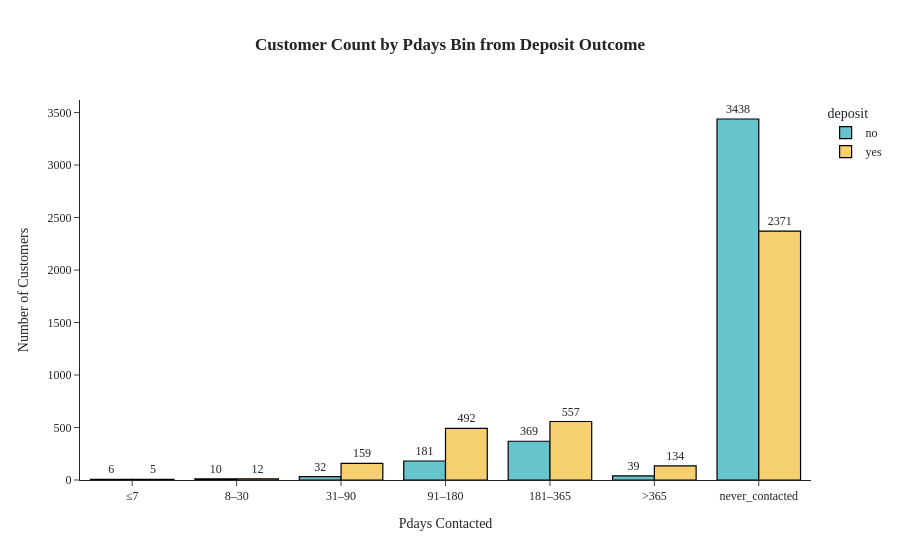

The notebook cell saved with this chart:
### Markdown cell above
**Output Analisis `pdays_contacted` terhadap `deposit`:**


1.  **Kelompok `pdays_contacted = 0` (Belum Pernah Dihubungi):**
    *   **Jumlah:** 3438 nasabah tidak deposit (`no`) dan 2371 nasabah melakukan deposit (`yes`).
    *   Hanya sekitar **40.82%** dari nasabah di kelompok ini yang melakukan deposit. Sisanya, sekitar 59.18%, tidak melakukan deposit.
    *   Kelompok nasabah yang belum pernah dihubungi sebelumnya, memiliki tingkat konversi yang relatif rendah. Hal ini terjadi mungkin karena mereka belum familiar dengan bank atau produk deposito. Untuk mengkonversi nasabah di segmen ini membutuhkan upaya pemasaran yang lebih intensif atau penawaran yang lebih menarik untuk membangun kepercayaan dan minat awal.

2.  **Kelompok `pdays_contacted = 1` (Sudah Pernah Dihubungi):**
    *   **Jumlah:** 1359 nasabah melakukan deposit (`yes`) dan 637 nasabah tidak deposit (`no`).
    *   Sebanyak **68.09%** dari nasabah di kelompok ini melakukan deposit, jauh lebih tinggi dibandingkan kelompok yang belum pernah dihubungi. Hanya sekitar 31.91% yang tidak melakukan deposit.
    *   Nasabah yang sudah pernah dihubungi sebelumnya memiliki kemungkinan jauh lebih tinggi untuk melakukan deposit. Ini mengindikasikan bahwa riwayat kontak sebelumnya telah membangun *awareness* atau potensi minat pada produk bank.

### Code cell
# tabel distribusi
print("Distribusi jumlah customer berdasarkan Pdays Bin terhadap Deposit:")
jumlah_pdays_bin = df_eda.groupby('pdays_bin')['deposit'].value_counts()
proporsi_pdays_bin = df_eda.groupby('pdays_bin')['deposit'].value_counts(normalize=True)
display(pd.DataFrame({'Jumlah': jumlah_pdays_bin, 'Proporsi': proporsi_pdays_bin}))

# visualisasi bar chart
pdyas_bin_deposit_counts = df_eda.groupby(['pdays_bin', 'deposit']).size().reset_index(name='count')

fig_pdays_bin = px.bar(pdyas_bin_deposit_counts, x='pdays_bin', y='count', color='deposit', barmode='group',
             text='count', title='<b>Customer Count by Pdays Bin from Deposit Outcome',
             template='simple_white', color_discrete_sequence=px.colors.qualitative.Pastel)
fig_pdays_bin.update_traces(marker=dict(line=dict(color='#000000', width=1.2)), textposition='outside')
fig_pdays_bin.update_layout(xaxis_title='Pdays Contacted',
                  yaxis_title='Number of Customers',
                  title_x=0.5,
                  font_family="Times New Roman",
                  title_font_family="Times New Roman")
display(fig_pdays_bin.show())

### Figure 1 — Plotly figure (JSON) as saved in the notebook; plotly's stock layout.template omitted (floating-point values rounded to 4 significant figures)
{"data": [{"alignmentgroup": "True", "hovertemplate": "deposit=no<br>pdays_bin=%{x}<br>count=%{text}<extra></extra>", "legendgroup": "no", "marker": {"color": "rgb(102, 197, 204)", "line": {"color": "#000000", "width": 1.2}, "pattern": {"shape": ""}}, "name": "no", "offsetgroup": "no", "orientation": "v", "showlegend": true, "text": [6.0, 10.0, 32.0, 181.0, 369.0, 39.0, 3438.0], "textposition": "outside", "type": "bar", "x": ["≤7", "8–30", "31–90", "91–180", "181–365", ">365", "never_contacted"], "xaxis": "x", "y": [6, 10, 32, 181, 369, 39, 3438], "yaxis": "y"}, {"alignmentgroup": "True", "hovertemplate": "deposit=yes<br>pdays_bin=%{x}<br>count=%{text}<extra></extra>", "legendgroup": "yes", "marker": {"color": "rgb(246, 207, 113)", "line": {"color": "#000000", "width": 1.2}, "pattern": {"shape": ""}}, "name": "yes", "offsetgroup": "yes", "orientation": "v", "showlegend": true, "text": [5.0, 12.0, 159.0, 492.0, 557.0, 134.0, 2371.0], "textposition": "outside", "type": "bar", "x": ["≤7", "8–30", "31–90", "91–180", "181–365", ">365", "never_contacted"], "xaxis": "x", "y": [5, 12, 159, 492, 557, 134, 2371], "yaxis": "y"}], "layout": {"barmode": "group", "font": {"family": "Times New Roman"}, "legend": {"title": {"text": "deposit"}, "tracegroupgap": 0}, "title": {"font": {"family": "Times New Roman"}, "text": "<b>Customer Count by Pdays Bin from Deposit Outcome", "x": 0.5}, "xaxis": {"anchor": "y", "domain": [0, 1], "title": {"text": "Pdays Contacted"}}, "yaxis": {"anchor": "x", "domain": [0, 1], "title": {"text": "Number of Customers"}}}}
